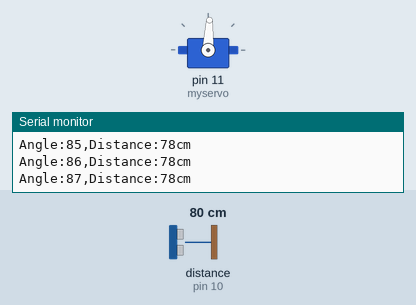
This sketch was run on a simulated Arduino Uno, built with avr-gcc and run on an emulated ATmega328P. Parts: servo, the last lines printed to the serial monitor. Wiring (inferred from the names in the program): ultrasonic range finder: trigger pin 9; echo pin 10. The inputs (shaded band) are chosen by the test bench; at power-on: distance to the obstacle (sensor on pin 10) 80 cm. The echo pulse lasts 58.3 µs per cm.

Above: at 2.2 s.
2.3 s: distance to the obstacle (sensor on pin 10) set to 120 cm
At 3.61 s:
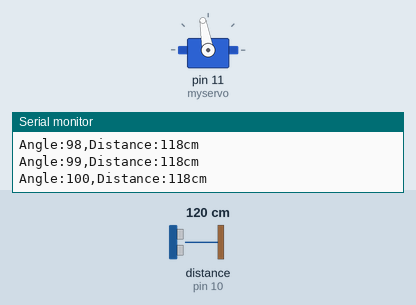
5.3 s: distance to the obstacle (sensor on pin 10) set to 35 cm
At 7.3 s:
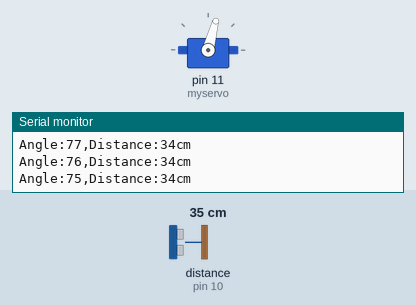
Timing chart, 0 to 14.3 s (numbered marks = the images above; inputs shaded):
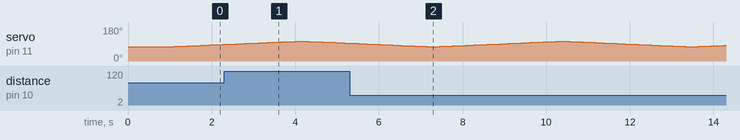

The sketch:

Arduino.ino
```cpp
#include <Servo.h>

Servo myservo;  // Create servo object
const int trigPin = 9;  // Ultrasonic sensor TRIG pin
const int echoPin = 10; // Ultrasonic sensor ECHO pin
int angle = 75;         // Starting angle
int direction = 1;      // 1 for increasing angle, -1 for decreasing

void setup() {
  Serial.begin(9600);   // Start serial communication
  myservo.attach(11);   // Attach servo on pin 11

  // Setup ultrasonic sensor pins
  pinMode(trigPin, OUTPUT);
  pinMode(echoPin, INPUT);

  // Start position
  myservo.write(angle);
  delay(1000);
}

void loop() {
  // Move servo
  angle += direction;

  // Change direction at limits
  if (angle >= 105) {
    direction = -1;
  }
  if (angle <= 75) {
    direction = 1;
  }

  // Move servo to new position
  myservo.write(angle);

  // Get distance measurement
  long duration, distance;

  digitalWrite(trigPin, LOW);
  delayMicroseconds(2);
  digitalWrite(trigPin, HIGH);
  delayMicroseconds(10);
  digitalWrite(trigPin, LOW);

  duration = pulseIn(echoPin, HIGH);
  distance = duration * 0.034 / 2;  // Convert to centimeters

  // Send data to Python
  Serial.print("Angle:");
  Serial.print(angle);
  Serial.print(",Distance:");
  Serial.print(distance);
  Serial.println("cm");

  delay(100);  // Small delay for stability
}
```
